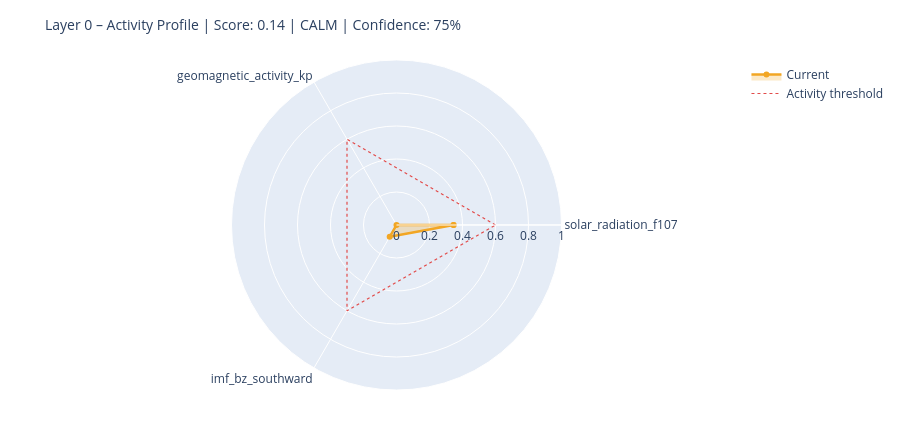

Here is the notebook cell this chart was saved with:
### Markdown cell above
---
## 6. State Assessment & Handoff to Layer 1

### Code cell
# ============================================================
# STEP 1 – Collect raw values with source modes
# Mode: 'primary' | 'fallback_3h' | 'last_valid' | 'missing'
# ============================================================

def safe_last(df, col):
    if df is None or col not in df.columns: return None
    s = df[col].dropna()
    return float(s.iloc[-1]) if not s.empty else None

f107_now = safe_last(df_f107, 'f10.7')
bz_now   = safe_last(df_mag,  'bz_gsm')
kp_now   = safe_last(df_kp,   'kp')
sw_now   = safe_last(df_sw,   'speed')

source_modes = {
    'F10.7':    'primary'  if f107_now is not None else 'missing',
    'Kp':       'primary'  if kp_now   is not None else 'missing',
    'IMF_Bz':   'primary'  if bz_now   is not None else 'missing',
    'SW_speed': 'primary'  if sw_now   is not None else 'missing',
}

# Kp Fallback – 3h endpoint
if kp_now is None:
    try:
        r = requests.get(
            'https://services.swpc.noaa.gov/json/noaa-planetary-k-index.json',
            timeout=10)
        r.raise_for_status()
        fb = pd.DataFrame(r.json())
        tc = next((c for c in fb.columns if 'time' in c.lower()), fb.columns[0])
        kc = next((c for c in fb.columns if 'kp' in c.lower() and c != tc), None)
        if kc:
            fb[kc] = fb[kc].astype(str).str.extract(r'([0-9]+(?:\.[0-9]*)?)')[0]
            fb[kc] = pd.to_numeric(fb[kc], errors='coerce')
            fb = fb[fb[kc] >= 0].dropna(subset=[kc])
            if not fb.empty:
                kp_now = float(fb[kc].iloc[-1])
                source_modes['Kp'] = 'fallback_3h'
                print(f'  Kp fallback (3h): {kp_now:.1f}')
    except Exception as e:
        print(f'  Kp fallback failed: {e}')

# Solar Wind Fallback – last valid value
if sw_now is None and df_sw is not None and 'speed' in df_sw.columns:
    s = df_sw['speed'].dropna()
    if not s.empty:
        sw_now = float(s.iloc[-1])
        source_modes['SW_speed'] = 'last_valid'
        print(f'  SW fallback (last_valid): {sw_now:.0f} km/s')

print()
print('Source modes:', source_modes)

# ============================================================
# STEP 2 – Score from available components only
# ============================================================

def norm(v, lo, hi):
    if v is None: return None
    return max(0.0, min(1.0, (v - lo) / (hi - lo)))

COMPONENTS = {
    'solar_radiation_f107':    (f107_now, norm(f107_now, 60, 250)),
    'geomagnetic_activity_kp': (kp_now,   norm(kp_now,   0,   9)),
    'imf_bz_southward':        (bz_now,   norm(-(bz_now or 0) if bz_now else None, -5, 30)
                                           if bz_now is not None else None),
    'solar_wind_speed':        (sw_now,   norm(sw_now, 300, 800)),
}

available   = {k: v[1] for k, v in COMPONENTS.items() if v[1] is not None}
unavailable = [k for k, v in COMPONENTS.items() if v[1] is None]

layer0_score = round(sum(available.values()) / len(available), 4) if available else None
confidence   = round(len(available) / len(COMPONENTS), 2)

level = ('unknown'  if layer0_score is None
         else 'calm'     if layer0_score < 0.3
         else 'moderate' if layer0_score < 0.6
         else 'active')

# ============================================================
# STEP 3 – Dominant Driver
# ============================================================

def dominant_driver(kp, f107, bz, sw):
    candidates = []
    if kp   is not None and kp   >= 4:   candidates.append(('geomagnetic',    kp / 9))
    if sw   is not None and sw   >= 500:  candidates.append(('solar_wind',     sw / 800))
    if bz   is not None and bz   <= -5:   candidates.append(('imf_southward',  abs(bz) / 30))
    if f107 is not None and f107 >= 150:  candidates.append(('solar_radiation',f107 / 250))
    return max(candidates, key=lambda x: x[1])[0] if candidates else 'none'

driver = dominant_driver(kp_now, f107_now, bz_now, sw_now)

# ============================================================
# STEP 4 – Downstream expectations
# ============================================================

def downstream_expectation(driver, score, kp, bz, f107):
    exp = {
        'magnetosphere':        'calm',
        'ionosphere':           'calm',
        'schumann_resonance':   'unchanged',
        'lithosphere_currents': 'low',
    }
    if driver == 'geomagnetic' or (kp and kp >= 5):
        exp['magnetosphere']        = 'compressed / storm'
        exp['ionosphere']           = 'elevated disturbance (TEC variability)'
        exp['schumann_resonance']   = 'elevated amplitude possible'
        exp['lithosphere_currents'] = 'elevated induction currents'
    elif driver == 'imf_southward' or (bz and bz <= -5):
        exp['magnetosphere']        = 'energy coupling active'
        exp['ionosphere']           = 'elevated electron density possible'
        exp['schumann_resonance']   = 'slight modulation possible'
    elif driver == 'solar_radiation' or (f107 and f107 >= 150):
        exp['ionosphere']           = 'elevated ionization (F-layer)'
        exp['schumann_resonance']   = 'slightly elevated background activity'
    return exp

downstream = downstream_expectation(driver, layer0_score, kp_now, bz_now, f107_now)

# ============================================================
# CONSOLE OUTPUT
# ============================================================

W = 58
print('=' * W)
print('LAYER 0 – STATE ASSESSMENT')
print('=' * W)
for name, (raw_v, score_v) in COMPONENTS.items():
    if score_v is not None:
        bar = '█' * int(score_v * 20) + '░' * (20 - int(score_v * 20))
        print(f'  {name:<35}  {bar}  {score_v:.2f}')
    else:
        print(f'  {name:<35}  {"─" * 20}  n/a')
print('-' * W)
print(f'  Score ({len(available)}/{len(COMPONENTS)} components):  {layer0_score:.3f}')
print(f'  Confidence:         {confidence:.0%}')
print(f'  Level:              {level.upper()}')
print(f'  Dominant Driver:    {driver}')

# Radar chart
cats = list(available.keys())
vals = list(available.values())
if len(cats) >= 3:
    fig = go.Figure()
    fig.add_trace(go.Scatterpolar(
        r=vals + [vals[0]], theta=cats + [cats[0]],
        fill='toself', fillcolor='rgba(242,166,35,0.25)',
        line=dict(color='#F2A623', width=2.5), name='Current'
    ))
    fig.add_trace(go.Scatterpolar(
        r=[0.6] * (len(cats) + 1), theta=cats + [cats[0]],
        line=dict(color='#E24B4A', dash='dot', width=1.2),
        mode='lines', name='Activity threshold'
    ))
    fig.update_layout(
        title=dict(text=f'Layer 0 – Activity Profile | Score: {layer0_score:.2f} | {level.upper()} | Confidence: {confidence:.0%}',
                   font=dict(size=14)),
        polar=dict(radialaxis=dict(visible=True, range=[0, 1])),
        height=430, showlegend=True,
        margin=dict(l=60, r=60, t=60, b=40)
    )
    fig.show()

### Figure 1 — Plotly figure (JSON) as saved in the notebook; plotly's stock layout.template omitted (floating-point values rounded to 4 significant figures)
{"data": [{"fill": "toself", "fillcolor": "rgba(242,166,35,0.25)", "line": {"color": "#F2A623", "width": 2.5}, "name": "Current", "r": [0.3457, 0.0, 0.08257, 0.3457], "theta": ["solar_radiation_f107", "geomagnetic_activity_kp", "imf_bz_southward", "solar_radiation_f107"], "type": "scatterpolar"}, {"line": {"color": "#E24B4A", "dash": "dot", "width": 1.2}, "mode": "lines", "name": "Activity threshold", "r": [0.6, 0.6, 0.6, 0.6], "theta": ["solar_radiation_f107", "geomagnetic_activity_kp", "imf_bz_southward", "solar_radiation_f107"], "type": "scatterpolar"}], "layout": {"height": 430, "margin": {"b": 40, "l": 60, "r": 60, "t": 60}, "polar": {"radialaxis": {"range": [0, 1], "visible": true}}, "showlegend": true, "title": {"font": {"size": 14}, "text": "Layer 0 – Activity Profile | Score: 0.14 | CALM | Confidence: 75%"}}}
